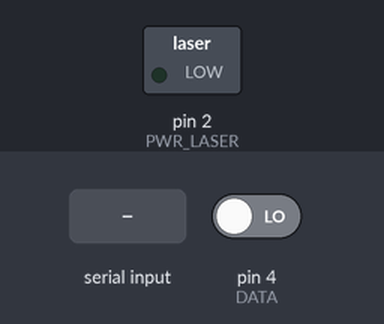
This sketch was run on a simulated Arduino Uno, built with avr-gcc and run on an emulated ATmega328P. On the bench: switched loads named in the sketch (green lamp = pin HIGH). The test bench sets the inputs (shaded band); at power-on: pin 4 (DATA) LOW. Pins used as bus, display or sensor lines are not drawn; what the sketch prints to the serial monitor is not drawn.

Above: at 4.0 s.
4.1 s: "1\n" received over Serial
At 5.3 s:
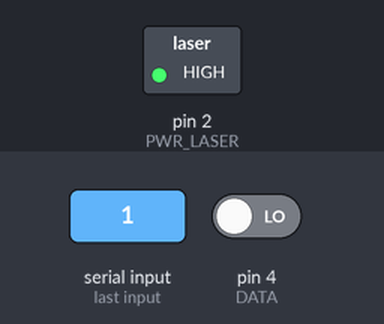
5.6 s: pin 4 (DATA) driven HIGH
At 6.4 s:
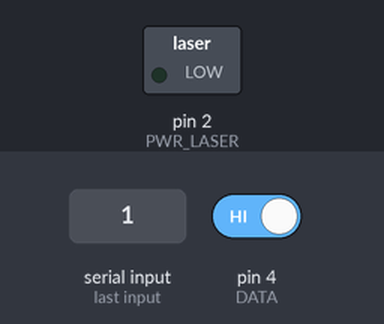
7.1 s: pin 4 (DATA) driven LOW
At 7.6 s:
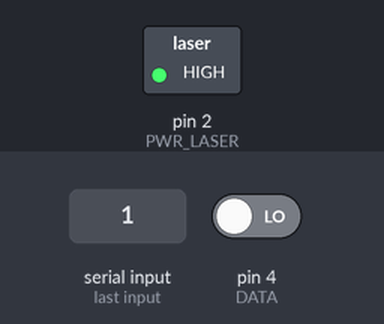
Timing chart, 0 to 10.1 s (numbered marks = the images above; inputs shaded):
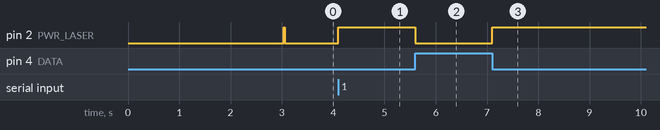

The sketch:

single_sensor_driver.ino
```cpp
#define MEASUREMENT_COUNT 500

bool debug = true;

unsigned char PWR_LASER = 2;
unsigned char PWR_SENSOR = 3;
unsigned char DATA = 4;

unsigned int sensorLevel;

bool activated = true;

unsigned char data[MEASUREMENT_COUNT] = {0};
unsigned char measurement = 0;

struct Result {
  double avg;
  int sum;
};

Result dataPoint;

char usr;

Result computeDataPoint() {
  Result result;

  int s = 0;
  for (short i = 0; i < 1000; i++) {
    s += static_cast<double>(data[i]);
    data[i] = 0;
  }

  result.sum = s;
  result.avg = static_cast<double>(s) / MEASUREMENT_COUNT;

  return result;
}

void setup() {
  Serial.begin(250000);

  Serial.write("Single-sensor interferometer initializing ...\n");
  Serial.write("WARNING: LASER WILL ACTIVATE DURING INITIALIZATION!\nINITIALIZATION WILL BEGIN IN 3 SECONDS.");
  delay(3000);
  Serial.write("  Setting pinouts ...\n");
  Serial.write("    Laser power supply to OUTPUT ...");
  pinMode(PWR_LASER, OUTPUT);
  Serial.write("done.\n    Sensor power supply to OUTPUT ...");
  pinMode(PWR_SENSOR, OUTPUT);
  Serial.write("done.\n    Sensor data input to INPUT ...");
  pinMode(DATA, INPUT);
  Serial.write("done\n  Running diagnostics ...\n");

  Serial.write("    Diagnostic 1: ambient light level check.\n");
  digitalWrite(PWR_SENSOR, HIGH);
  delay(25);
  sensorLevel = digitalRead(DATA);
  if (sensorLevel == 1) {
    Serial.write("      Diagnostic 1 PASSED.\n");
  } else {
    Serial.write("      Diagnostic 1 FAILED.\n");
    activated = false;
  }

  Serial.write("    Diagnostic 2: laser alignment check.\n");
  digitalWrite(PWR_LASER, HIGH);
  delay(25);
  sensorLevel = digitalRead(DATA);
  digitalWrite(PWR_LASER, LOW);
  digitalWrite(PWR_SENSOR, LOW);
  if (sensorLevel == 1) {
    Serial.write("      Diagnostic 2 PASSED.\n");
  } else {
    Serial.write("      Diagnostic 2 FAILED.\n");
    activated = false;
  }

  Serial.write("  Diagnostics complete.\n");
  if (activated) {
    Serial.write("Ready to collect data.");
  } else {
    Serial.write("Check all diagnostics and ensure all tests passed.\n");
  }

  if (!activated) {
    activated = debug;
  }

  if (activated) {
    Serial.write("INTERFEROMETER ACTIVE.\n");
  } else {
    Serial.write("INTERFEROMETER INACTIVE: FAILED DIAGNOSTICS.\n");
  }

  Serial.write("Press [Enter] to begin data collection.\n\n");
  while (!Serial.available()) {
    delay(1);
  }

  digitalWrite(PWR_SENSOR, HIGH);
}

void loop() {
  if ((!activated) || (debug)) {
    measurement = 0;
    for (int i = 0; i < MEASUREMENT_COUNT; i++) {
      digitalWrite(PWR_LASER, HIGH);
      while (digitalRead(DATA) == 0) {
        measurement++;
      }
      digitalWrite(PWR_LASER, LOW);
      data[i] = measurement;
      delay(25);
    }

    dataPoint = computeDataPoint();

    Serial.print("Sum: ");
    Serial.print(dataPoint.sum);
    Serial.print("\nAverage: ");
    Serial.print(dataPoint.avg);
    Serial.write("\n");
  } else {
    delay(1000);
  }
}
```

Measured:
- after the input at 4.1 s, pin 2 (PWR_LASER): LOW → HIGH at once
- after the input at 5.6 s, pin 2 (PWR_LASER): HIGH → LOW at once
- after the input at 7.1 s, pin 2 (PWR_LASER): LOW → HIGH at once
